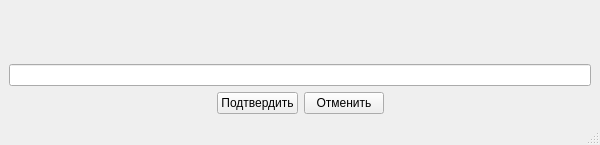
<?xml version="1.0" encoding="UTF-8"?>
<ui version="4.0">
 <class>ChangeValueWindow</class>
 <widget class="QMainWindow" name="ChangeValueWindow">
  <property name="geometry">
   <rect>
    <x>0</x>
    <y>0</y>
    <width>600</width>
    <height>145</height>
   </rect>
  </property>
  <property name="windowTitle">
   <string>MainWindow</string>
  </property>
  <widget class="QWidget" name="centralwidget">
   <layout class="QVBoxLayout" name="verticalLayout">
    <item>
     <layout class="QHBoxLayout" name="horizontalLayout_2">
      <item>
       <spacer name="horizontalSpacer_2">
        <property name="orientation">
         <enum>Qt::Horizontal</enum>
        </property>
        <property name="sizeHint" stdset="0">
         <size>
          <width>40</width>
          <height>20</height>
         </size>
        </property>
       </spacer>
      </item>
      <item>
       <widget class="QLabel" name="label">
        <property name="text">
         <string/>
        </property>
       </widget>
      </item>
      <item>
       <spacer name="horizontalSpacer_3">
        <property name="orientation">
         <enum>Qt::Horizontal</enum>
        </property>
        <property name="sizeHint" stdset="0">
         <size>
          <width>40</width>
          <height>20</height>
         </size>
        </property>
       </spacer>
      </item>
     </layout>
    </item>
    <item>
     <widget class="QLineEdit" name="lineEdit"/>
    </item>
    <item>
     <layout class="QHBoxLayout" name="horizontalLayout">
      <item>
       <spacer name="horizontalSpacer">
        <property name="orientation">
         <enum>Qt::Horizontal</enum>
        </property>
        <property name="sizeHint" stdset="0">
         <size>
          <width>40</width>
          <height>20</height>
         </size>
        </property>
       </spacer>
      </item>
      <item>
       <widget class="QPushButton" name="pushButtonAccept">
        <property name="text">
         <string>Подтвердить</string>
        </property>
       </widget>
      </item>
      <item>
       <widget class="QPushButton" name="pushButtonReject">
        <property name="text">
         <string>Отменить</string>
        </property>
       </widget>
      </item>
      <item>
       <spacer name="horizontalSpacer_4">
        <property name="orientation">
         <enum>Qt::Horizontal</enum>
        </property>
        <property name="sizeHint" stdset="0">
         <size>
          <width>40</width>
          <height>20</height>
         </size>
        </property>
       </spacer>
      </item>
     </layout>
    </item>
   </layout>
  </widget>
  <widget class="QMenuBar" name="menubar">
   <property name="geometry">
    <rect>
     <x>0</x>
     <y>0</y>
     <width>600</width>
     <height>22</height>
    </rect>
   </property>
  </widget>
  <widget class="QStatusBar" name="statusbar"/>
 </widget>
 <resources/>
 <connections/>
</ui>
